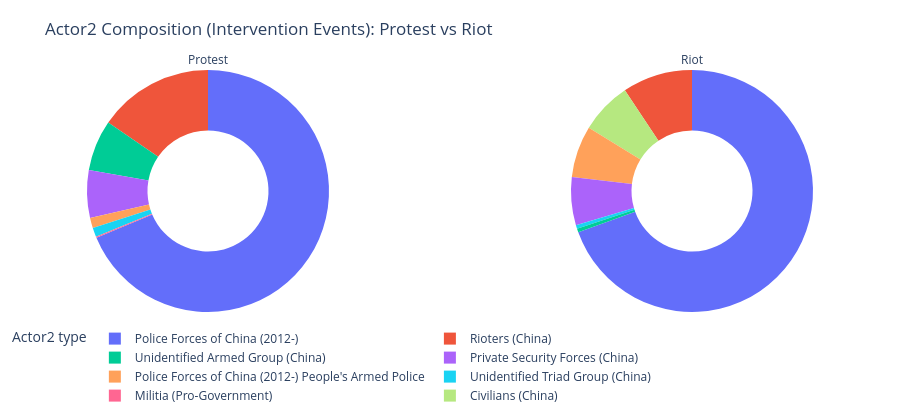
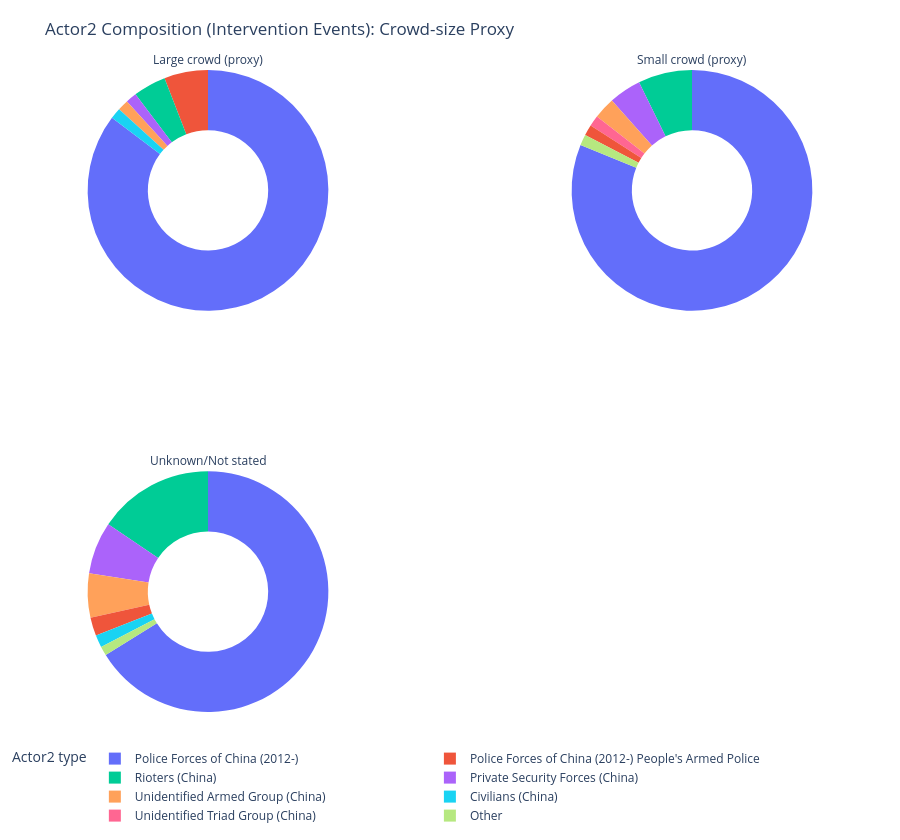

Here is the notebook cell these charts were saved with, in order:
### Markdown cell above
## How Are Interventions Used Differently?

### Code cell
import pandas as pd
import numpy as np
import re
from plotly.subplots import make_subplots
import plotly.graph_objects as go

# -------------------------------------------------------------
# Cell 8: Intervention-only actor2 strategy profile (readable)
# -------------------------------------------------------------

def short_label(txt, max_len=28):
    txt = str(txt)
    return txt if len(txt) <= max_len else txt[: max_len - 1] + "..."

def normalize_assoc_actor_label(label):
    txt = str(label).strip()
    if txt == "":
        return "[Missing]"
    religious_pattern = r"christian|muslim|islam|religio"
    ethnic_pattern = r"ethnic|tibetan|uyghur|uighur|mongol|kazakh|hui"
    if re.search(religious_pattern, txt, flags=re.IGNORECASE):
        return "Religious Groups"
    if re.search(ethnic_pattern, txt, flags=re.IGNORECASE):
        return "Ethnic Groups"
    return txt

def split_assoc_actor_1(value):
    if pd.isna(value):
        return ["[Missing]"]
    raw = str(value).strip()
    if raw == "":
        return ["[Missing]"]
    parts = [p.strip() for p in re.split(r"\s*[;:]\s*", raw) if p.strip() != ""]
    if not parts:
        return ["[Missing]"]
    out = []
    seen = set()
    for p in parts:
        norm = normalize_assoc_actor_label(p)
        if norm not in seen:
            seen.add(norm)
            out.append(norm)
    return out if out else ["[Missing]"]

# Build/reuse analysis frame
if "state" not in globals():
    df_state = pd.read_csv("../Data/cleaned_data.csv")
    mask = df_state["event_type"].astype(str).str.contains("protest|riot", case=False, na=False)
    state = df_state.loc[mask].copy()

    etype = state["event_type"].astype(str).str.lower()
    state["event_form"] = np.where(etype.str.contains("riot", na=False), "Riot", "Protest")

    state["province"] = state["admin1"].fillna("[Missing]").astype(str).str.strip().replace("", "[Missing]")
    state["assoc_groups_list"] = state["assoc_actor_1"].apply(split_assoc_actor_1)
else:
    if "assoc_groups_list" not in state.columns:
        state["assoc_groups_list"] = state["assoc_actor_1"].apply(split_assoc_actor_1)

# Intervention definition: any event with non-blank actor2
state["actor2_clean"] = state["actor2"].fillna("").astype(str).str.strip()
state["intervention_reported"] = state["actor2_clean"].ne("")
state.loc[state["actor2_clean"] == "", "actor2_clean"] = "[No reported intervention]"

# Crowd-size proxy from tags (keyword-based; descriptive proxy)
tags_txt = state["tags"].fillna("").astype(str).str.lower()
large_kw = "large|mass|thousand|thousands|hundred|hundreds"
small_kw = "small|few|dozen|dozens"
state["crowd_size_proxy"] = "Unknown/Not stated"
state.loc[tags_txt.str.contains(large_kw, na=False), "crowd_size_proxy"] = "Large crowd (proxy)"
state.loc[tags_txt.str.contains(small_kw, na=False), "crowd_size_proxy"] = "Small crowd (proxy)"

# Keep ONLY events with reported intervention
interv = state[state["intervention_reported"]].copy()
print(f"Intervention events used in Cell 8: {len(interv):,}")

def top_actor2_table(frame, group_col, top_groups=4, top_actor2=6):
    groups = frame[group_col].value_counts().head(top_groups).index.tolist()
    out_list = []
    for g in groups:
        sub = frame[frame[group_col] == g]
        tab = sub["actor2_clean"].value_counts().head(top_actor2).reset_index()
        tab.columns = ["actor2", "count"]
        tab["proportion_%"] = (tab["count"] / tab["count"].sum() * 100).round(2)
        tab[group_col] = g
        out_list.append(tab)
    if not out_list:
        return pd.DataFrame(columns=[group_col, "actor2", "count", "proportion_%"]), []
    out = pd.concat(out_list, ignore_index=True)
    out = out.sort_values([group_col, "proportion_%", "count"], ascending=[True, False, False])
    return out[[group_col, "actor2", "count", "proportion_%"]], groups

def donut_subplots(frame, group_col, groups, title, top_actor2=6):
    if not groups:
        print(f"No groups available for {group_col}")
        return
    n = len(groups)
    cols = 2 if n > 1 else 1
    rows = (n + cols - 1) // cols
    specs = [[{"type": "domain"} for _ in range(cols)] for _ in range(rows)]
    subplot_titles = [short_label(g, 26) for g in groups] + [""] * (rows * cols - n)

    fig = make_subplots(rows=rows, cols=cols, specs=specs, subplot_titles=subplot_titles)
    for idx, g in enumerate(groups):
        r = idx // cols + 1
        c = idx % cols + 1
        sub = frame[frame[group_col] == g]
        vc = sub["actor2_clean"].value_counts()
        top = vc.head(top_actor2).index
        labels = sub["actor2_clean"].where(sub["actor2_clean"].isin(top), "Other")
        pie = labels.value_counts().reset_index()
        pie.columns = ["actor2_group", "count"]

        fig.add_trace(
            go.Pie(
                labels=pie["actor2_group"],
                values=pie["count"],
                hole=0.5,
                sort=False,
                textinfo="none",
                textposition="none",
                hovertemplate="actor2=%{label}<br>count=%{value}<br>share=%{percent}<extra></extra>"
            ),
            row=r, col=c
        )

    fig.update_layout(
        title=title,
        height=420 * rows,
        legend_title_text="Actor2 type",
        legend=dict(orientation="h", yanchor="top", y=-0.05, x=0),
        margin={"l": 10, "r": 10, "t": 70, "b": 70}
    )
    fig.update_annotations(font=dict(size=12))
    fig.show()

# A) Protest vs Riot
table_form, form_groups = top_actor2_table(interv, "event_form", top_groups=2, top_actor2=8)
print("\nA) Actor2 composition among intervention events: Protest vs Riot")
display(table_form)
donut_subplots(interv, "event_form", form_groups, "Actor2 Composition (Intervention Events): Protest vs Riot", top_actor2=8)

# D) Crowd-size proxy from tags
crowd_order = ["Large crowd (proxy)", "Small crowd (proxy)", "Unknown/Not stated"]
interv_crowd = interv.copy()
interv_crowd["crowd_size_proxy"] = pd.Categorical(interv_crowd["crowd_size_proxy"], categories=crowd_order, ordered=True)

table_crowd, _ = top_actor2_table(interv_crowd, "crowd_size_proxy", top_groups=3, top_actor2=6)
table_crowd["crowd_size_proxy"] = pd.Categorical(table_crowd["crowd_size_proxy"], categories=crowd_order, ordered=True)
table_crowd = table_crowd.sort_values(["crowd_size_proxy", "proportion_%", "count"], ascending=[True, False, False])

print("\nD) Actor2 composition among intervention events: Crowd-size proxy (from tags)")
display(table_crowd)
donut_subplots(interv_crowd, "crowd_size_proxy", crowd_order, "Actor2 Composition (Intervention Events): Crowd-size Proxy", top_actor2=6)

### Figure 1 — Plotly figure (JSON) as saved in the notebook; plotly's stock layout.template omitted (floating-point values rounded to 4 significant figures)
{"data": [{"domain": {"x": [0, 0.45], "y": [0, 1]}, "hole": 0.5, "hovertemplate": "actor2=%{label}<br>count=%{value}<br>share=%{percent}<extra></extra>", "labels": ["Police Forces of China (2012-)", "Rioters (China)", "Unidentified Armed Group (China)", "Private Security Forces (China)", "Police Forces of China (2012-) People's Armed Police", "Unidentified Triad Group (China)", "Militia (Pro-Government)"], "sort": false, "textinfo": "none", "textposition": "none", "type": "pie", "values": [454, 102, 45, 42, 9, 8, 1]}, {"domain": {"x": [0.55, 1], "y": [0, 1]}, "hole": 0.5, "hovertemplate": "actor2=%{label}<br>count=%{value}<br>share=%{percent}<extra></extra>", "labels": ["Police Forces of China (2012-)", "Rioters (China)", "Civilians (China)", "Police Forces of China (2012-) People's Armed Police", "Private Security Forces (China)", "Unidentified Triad Group (China)", "Unidentified Armed Group (China)"], "sort": false, "textinfo": "none", "textposition": "none", "type": "pie", "values": [141, 19, 14, 14, 13, 1, 1]}], "layout": {"annotations": [{"font": {"size": 12}, "showarrow": false, "text": "Protest", "x": 0.225, "xanchor": "center", "xref": "paper", "y": 1, "yanchor": "bottom", "yref": "paper"}, {"font": {"size": 12}, "showarrow": false, "text": "Riot", "x": 0.775, "xanchor": "center", "xref": "paper", "y": 1, "yanchor": "bottom", "yref": "paper"}], "height": 420, "legend": {"orientation": "h", "title": {"text": "Actor2 type"}, "x": 0, "y": -0.05, "yanchor": "top"}, "margin": {"b": 70, "l": 10, "r": 10, "t": 70}, "title": {"text": "Actor2 Composition (Intervention Events): Protest vs Riot"}}}

### Figure 2 — Plotly figure (JSON) as saved in the notebook; plotly's stock layout.template omitted (floating-point values rounded to 4 significant figures)
{"data": [{"domain": {"x": [0, 0.45], "y": [0.625, 1]}, "hole": 0.5, "hovertemplate": "actor2=%{label}<br>count=%{value}<br>share=%{percent}<extra></extra>", "labels": ["Police Forces of China (2012-)", "Police Forces of China (2012-) People's Armed Police", "Rioters (China)", "Private Security Forces (China)", "Unidentified Armed Group (China)", "Civilians (China)"], "sort": false, "textinfo": "none", "textposition": "none", "type": "pie", "values": [58, 4, 3, 1, 1, 1]}, {"domain": {"x": [0.55, 1], "y": [0.625, 1]}, "hole": 0.5, "hovertemplate": "actor2=%{label}<br>count=%{value}<br>share=%{percent}<extra></extra>", "labels": ["Police Forces of China (2012-)", "Rioters (China)", "Private Security Forces (China)", "Unidentified Armed Group (China)", "Unidentified Triad Group (China)", "Police Forces of China (2012-) People's Armed Police", "Other"], "sort": false, "textinfo": "none", "textposition": "none", "type": "pie", "values": [56, 5, 3, 2, 1, 1, 1]}, {"domain": {"x": [0, 0.45], "y": [0, 0.375]}, "hole": 0.5, "hovertemplate": "actor2=%{label}<br>count=%{value}<br>share=%{percent}<extra></extra>", "labels": ["Police Forces of China (2012-)", "Rioters (China)", "Private Security Forces (China)", "Unidentified Armed Group (China)", "Police Forces of China (2012-) People's Armed Police", "Civilians (China)", "Other"], "sort": false, "textinfo": "none", "textposition": "none", "type": "pie", "values": [481, 113, 51, 43, 18, 12, 9]}], "layout": {"annotations": [{"font": {"size": 12}, "showarrow": false, "text": "Large crowd (proxy)", "x": 0.225, "xanchor": "center", "xref": "paper", "y": 1, "yanchor": "bottom", "yref": "paper"}, {"font": {"size": 12}, "showarrow": false, "text": "Small crowd (proxy)", "x": 0.775, "xanchor": "center", "xref": "paper", "y": 1, "yanchor": "bottom", "yref": "paper"}, {"font": {"size": 12}, "showarrow": false, "text": "Unknown/Not stated", "x": 0.225, "xanchor": "center", "xref": "paper", "y": 0.375, "yanchor": "bottom", "yref": "paper"}], "height": 840, "legend": {"orientation": "h", "title": {"text": "Actor2 type"}, "x": 0, "y": -0.05, "yanchor": "top"}, "margin": {"b": 70, "l": 10, "r": 10, "t": 70}, "title": {"text": "Actor2 Composition (Intervention Events): Crowd-size Proxy"}}}
